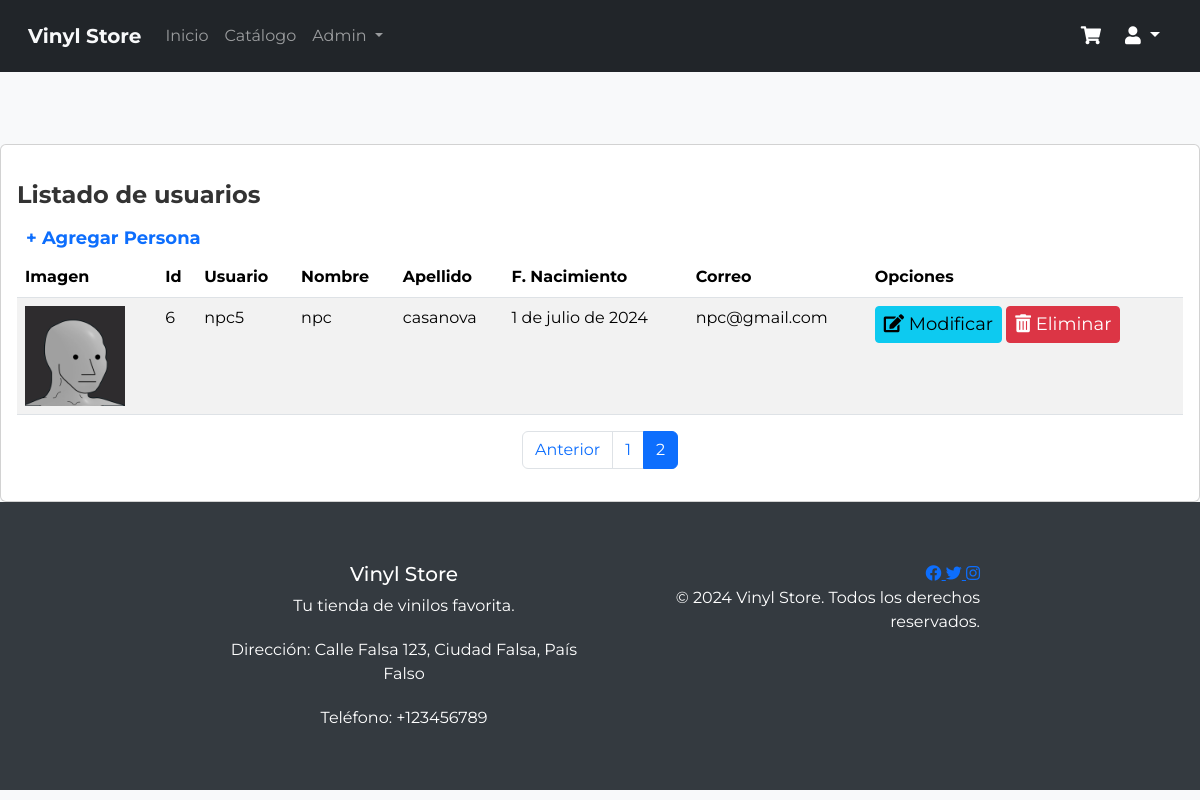
/personas/?page=2 (signed in), run on the app's committed database.
### aplicacion/models.py (models this page shows, shortened)
class CustomUser(AbstractUser):
    fecha_nacimiento = models.DateField(blank=True, null=True)
    imagen = models.ImageField(upload_to='profile_images/', blank=True, null=True)

### aplicacion/views.py (the view)
# urls.py: path('personas/', personas, name='personas'),
@permission_required('aplicacion.add_disco')
def personas(request):
    personas = CustomUser.objects.all()
    page = request.GET.get('page', 1)
    try:
        paginator = Paginator(personas, 5)
        personas = paginator.page(page)
    except:
        raise Http404
    datos = {
        'entity': personas,
        'paginator': paginator
    }
    return render(request, 'aplicacion/administrador/personas.html', datos)

### aplicacion/templates/aplicacion/administrador/personas.html
{% extends "aplicacion/base.html" %}
{% load static %}
{% block content %}
<br><br><br>
<div class="card">
    <div class="card-body">
        <h2>Listado de usuarios</h2>
        <a href="{% url "crearpersona" %}" role='button' class='btn btn-sm text-primary' style="font-weight:bold">+ Agregar Persona</a>
        <div class="table-responsive">
            <table class="table table-striped table-hover">
                <thead>
                    <tr>
                        <th>Imagen</th>
                        <th>Id</th>
                        <th>Usuario</th>
                        <th>Nombre</th>
                        <th>Apellido</th>
                        <th>F. Nacimiento</th>
                        <th>Correo</th>
                        <th>Opciones</th>
                    </tr>
                </thead>
                <tbody>
                    {% for p in entity %}
                    <tr>
                        <td>
                            {% if p.imagen %}
                                <img src="{{ p.imagen.url }}" alt="Imagen de {{ p.username }}" height="100" width="100" class="img-fluid">
                            {% else %}
                                <p>Sin imagen</p>
                            {% endif %}
                        </td>
                        <td>{{ p.id }}</td>
                        <td>{{ p.username }}</td>
                        <td>{{ p.first_name }}</td>
                        <td>{{ p.last_name }}</td>
                        <td>{{ p.fecha_nacimiento }}</td>
                        <td>{{ p.email }}</td>
                        <td>
                            <a href="{% url 'modificarpersona' p.id %}" class="btn btn-info btn-sm">
                            <i class="fas fa-edit"></i> Modificar
                            </a>
                            <a href="{% url 'eliminarpersona' p.id %}" role="button" class="btn btn-danger btn-sm">
                                <i class="fas fa-trash-alt"></i> Eliminar
                            </a>
                        </td>
                    </tr>
                    {% endfor %}
                </tbody>
            </table>
        </div>
        <div>
            {% include 'aplicacion/paginator.html' %}
        </div>
    </div>
</div>
{% endblock %}

### aplicacion/static/aplicacion/css/main.css (style rules this page uses)
body { font-family: 'Montserrat', sans-serif; background-color: #f8f9fa; margin-bottom: 0; }
h2 { margin-top: 20px; margin-bottom: 20px; }
.btn { font-size: 18px; }
h2 { font-size: 1.5rem; font-weight: bold; color: #333; margin-bottom: 10px; }

### data on the page
CustomUser: imagen (picture), id "6", username "npc5", first_name "npc", last_name "casanova", fecha_nacimiento "1 de julio de 2024", email "npc@gmail.com"

### other printed values
{{ page }} "1" "2"
